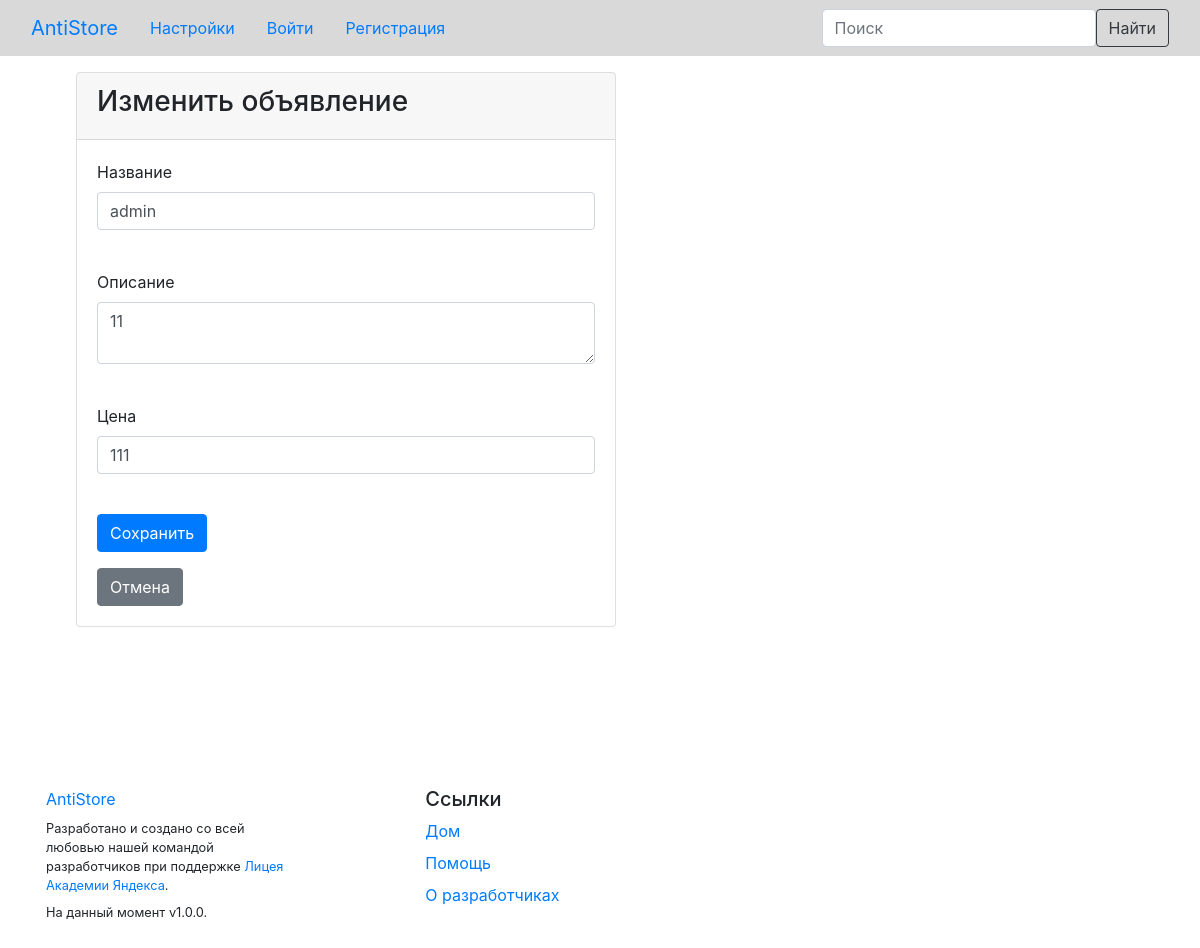
The page /profile/adverts/update_advert/1 on the database as committed earlier.
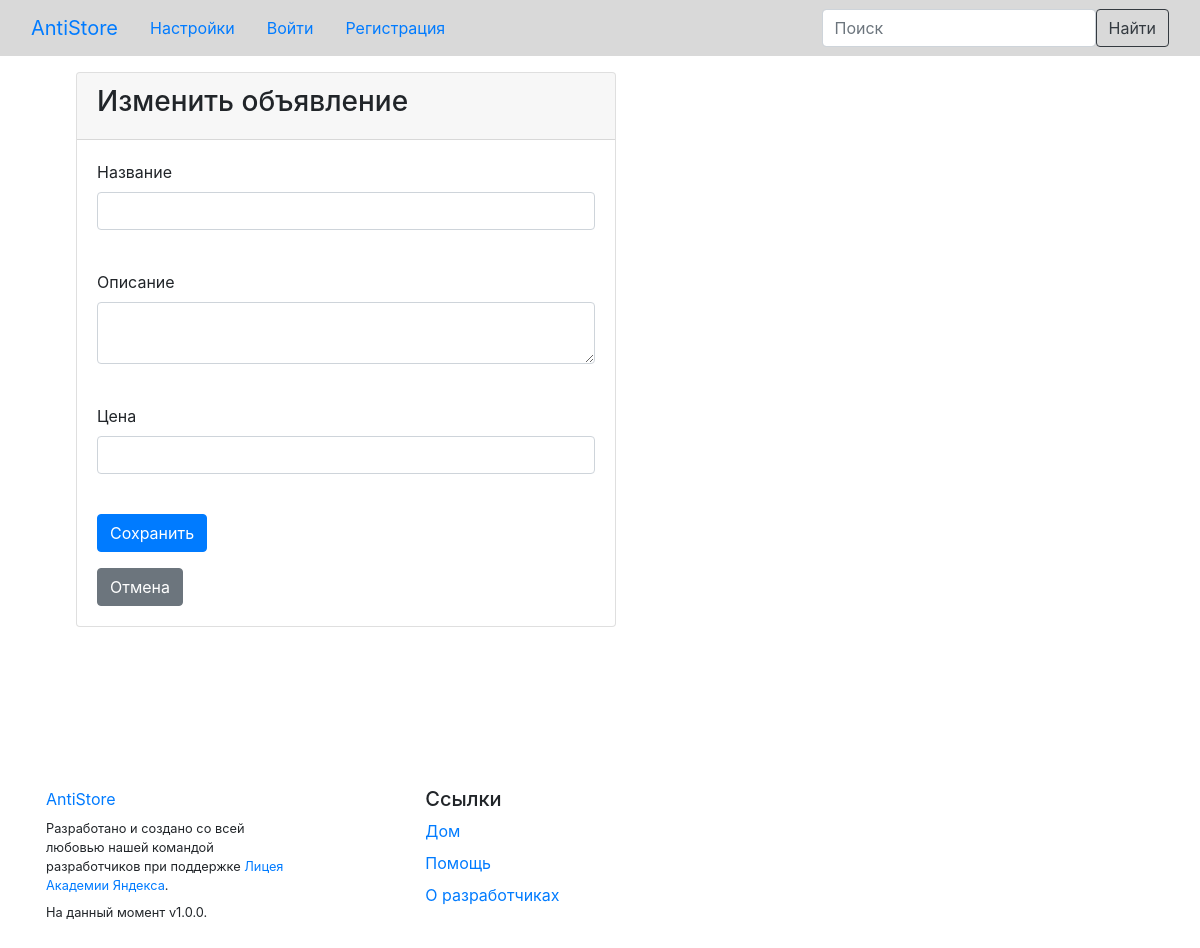
The same page on the database as committed later.
### data/adverts.py (models this page shows)
class Advert(SqlAlchemyBase, SerializerMixin):
    __tablename__ = 'adverts'
    id = sqlalchemy.Column(sqlalchemy.Integer, primary_key=True)
    name = sqlalchemy.Column(sqlalchemy.String, nullable=True)
    id_person = sqlalchemy.Column(sqlalchemy.Integer, sqlalchemy.ForeignKey("users.id"))
    description = sqlalchemy.Column(sqlalchemy.String)
    price = sqlalchemy.Column(sqlalchemy.String, default='Договорная')
    data = sqlalchemy.Column(sqlalchemy.DateTime, default=datetime.datetime.now)
    for_search = sqlalchemy.Column(sqlalchemy.String)
    img_id = sqlalchemy.Column(sqlalchemy.Integer, default=-1)
    user = orm.relationship('User')

### server.py (the view, shortened to what this page needs)
@app.route('/profile/adverts/update_advert/<id>', methods=['GET', 'POST'])
def update_advert(id):
    if request.method == 'POST' and "search_text" in request.form and request.form["search_text"].strip():
        return redirect(f'/search/{request.form["search_text"]}')
    form = AdvertForm()
    db_sess = db_session.create_session()
    advert = db_sess.query(Advert).filter(Advert.id == id).first()
    return render_template('advertformT.html', title='Изменить объявление', form=form, user=current_user,
                           advert=advert)

### forms/advertform.py
class AdvertForm(FlaskForm):
    name = StringField('Название', validators=[DataRequired()])
    description = TextAreaField("Описание", validators=[DataRequired()])
    price = StringField('Цена', validators=[DataRequired()])
    submit = SubmitField('Сохранить')

### data/db_session.py (called while the page is built)
def create_session() -> Session:
    global __factory
    return __factory()

### templates/advertformT.html (shortened to what this page needs)
{% extends "base.html" %}
{% block content %}
<div class="container">
    <div class="d-flex">
        <div class="card justify-content-md-center">
            <div class="card-header">
                <h3>{{title}}</h3>
            </div>
            <div class="card-body">
                <form action="" method="post">
                    <p>
                        {{ form.name.label }}<br>
                        {{ form.name(class="form-control", value=advert.name) }}<br>
                     </p>
                    <p>
                        {{ form.description.label }}<br>
                        {% set f = form.description.process_data(advert.description) %}
                        {{ form.description(class="form-control") }}<br>
                    </p>
                    <p>
                        {{ form.price.label }}<br>
                        {{ form.price(class="form-control", value=advert.price) }}<br>
                    </p>
                    <p>{{ form.submit(type="submit", class="btn btn-primary") }}</p>
                    <a class="btn btn-secondary" type="button" href="/profile/adverts">Отмена</a>
                </form>
            </div>
        </div>
    </div>
</div>
{% endblock %}

Rows that differ between the two databases and show on the page:
removed Advert: name "admin", description "11", price "111"
